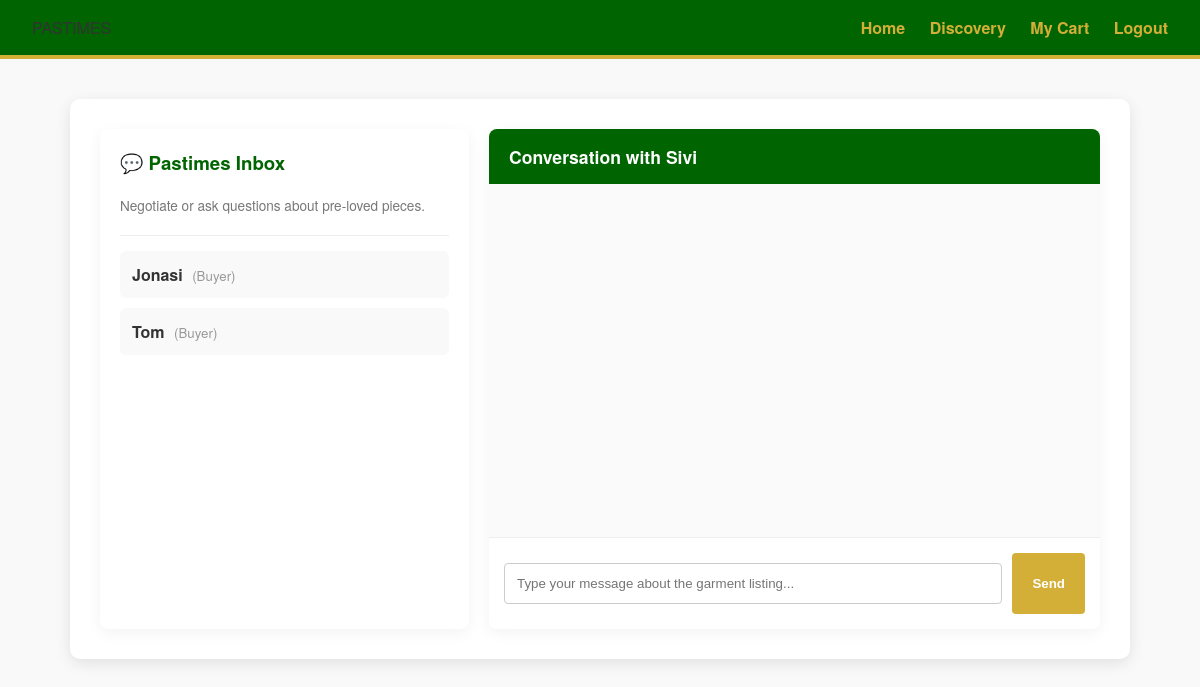
Page /messages.php?chat_with=1 on the committed database.
### tables this page shows
CREATE TABLE `user` (
  `userId` int(11) NOT NULL,
  `userName` varchar(100) DEFAULT NULL,
  `userEmail` varchar(100) DEFAULT NULL,
  `password` varchar(255) DEFAULT NULL,
  `role` enum('Buyer','Seller','Admin') DEFAULT NULL,
  `isVerified` tinyint(1) DEFAULT 0
);

### messages.php (the view, shortened to what this page needs)
<?php
include 'DBConn.php';
$current_user_id = intval($_SESSION['userId']);
$active_chat_user = null;
if (isset($_GET['chat_with'])) {
    $active_chat_user = intval($_GET['chat_with']);
}
?>
<!DOCTYPE html>
<html lang="en">
<head>
    <link rel="stylesheet" href="style.css">
</head>
<body>
    <nav>
        <div class="logo">PASTIMES</div>
        <div>
            <a href="index.php">Home</a>
            <a href="discovery.php">Discovery</a>
            <a href="cart.php">My Cart</a>
            <a href="logout.php">Logout</a>
        </div>
    </nav>
    <div class="container" style="max-width: 1000px; margin-top: 40px; display: flex; gap: 20px;">
        <div
            style="width: 35%; background: white; border-radius: 8px; box-shadow: 0 4px 15px rgba(0,0,0,0.05); padding: 20px; color: #333;">
            <h3 style="margin-top: 0; color: #006400;">💬 Pastimes Inbox</h3>
            <p style="font-size: 0.85em; color: #777; margin-bottom: 20px;">Negotiate or ask questions about pre-loved
                pieces.</p>
            <hr style="border: 0; border-top: 1px solid #eee;">
            <div style="display: flex; flex-direction: column; gap: 10px; margin-top: 15px;">
                <?php
                $inbox_query = "SELECT DISTINCT IF(senderId = $current_user_id, receiverId, senderId) AS chat_partner_id
                                FROM message WHERE senderId = $current_user_id OR receiverId = $current_user_id";
                $inbox_result = mysqli_query($conn, $inbox_query);
                if ($inbox_result && mysqli_num_rows($inbox_result) > 0) {
                    while ($inbox_row = mysqli_fetch_assoc($inbox_result)) {
                        $partner_id = intval($inbox_row['chat_partner_id']);
                        $user_query_str = "SELECT userName, role FROM user WHERE userId = $partner_id";
                        $user_query = mysqli_query($conn, $user_query_str);
                        if ($user_query && $user_row = mysqli_fetch_assoc($user_query)) {
                            $partner_name = $user_row['userName'] ?? 'Marketplace User';
                            $partner_role = $user_row['role'] ?? 'Seller';
                            $is_active = ($active_chat_user == $partner_id) ? "background: #e8f5e9; border-left: 4px solid #006400;" : "background: #f9f9f9;";
                            echo "<a href='messages.php?chat_with=$partner_id' style='text-decoration: none; color: inherit; padding: 12px; border-radius: 6px; display: block; $is_active'>";
                            echo "<strong>" . htmlspecialchars($partner_name) . "</strong> <small style='color: #999; margin-left: 5px;'>($partner_role)</small>";
                            echo "</a>";
                        }
                    }
                } else {
                    echo "<p style='color: #979797; font-size: 0.9em; text-align: center; margin-top: 20px;'>No active chat history found. Start a conversation from an item page!</p>";
                }
                ?>
            </div>
        </div>
        <div
            style="width: 65%; background: white; border-radius: 8px; box-shadow: 0 4px 15px rgba(0,0,0,0.05); display: flex; flex-direction: column; min-height: 500px; color: #333;">
            <?php if ($active_chat_user):
                $partner_meta = mysqli_query($conn, "SELECT userName FROM user WHERE userId = $active_chat_user");
                $active_chat_name = 'User';
                if ($partner_meta && $partner_meta_data = mysqli_fetch_assoc($partner_meta)) {
                    $active_chat_name = $partner_meta_data['userName'] ?? 'User';
                }
            ?>
            <div
                style="background: #006400; color: white; padding: 15px 20px; border-top-left-radius: 8px; border-top-right-radius: 8px;">
                <h3 style="margin: 0; font-size: 1.1em;">Conversation with
                    <?php echo htmlspecialchars($active_chat_name); ?></h3>
            </div>
            <div
                style="flex-grow: 1; padding: 20px; overflow-y: auto; display: flex; flex-direction: column; gap: 12px; background: #fafafa;">
            </div>
            <form method="POST"
                style="padding: 15px; border-top: 1px solid #eee; display: flex; gap: 10px; background: white; border-bottom-left-radius: 8px; border-bottom-right-radius: 8px;">
                <input type="text" name="message_text" required
                    placeholder="Type your message about the garment listing..."
                    style="flex-grow: 1; padding: 12px; border: 1px solid #ccc; border-radius: 4px; outline: none;">
                <button type="submit" name="send_message" class="btn-gold"
                    style="padding: 0 20px; font-weight: bold; border-radius: 4px; border: none; cursor: pointer; background-color: #d4af37; color: white;">Send</button>
            </form>
            <?php endif; ?>
        </div>
    </div>
</body>
</html>

### style.css (style rules this page uses)
:root { --pastimes-green: #006400; --pastimes-gold: #D4AF37; --white: #ffffff; --light-grey: #f9f9f9; }
body { font-family: 'Helvetica Neue', Arial, sans-serif; margin: 0; background-color: var(--light-grey); color: #333; }
nav { background-color: var(--pastimes-green); padding: 1rem 2rem; display: flex; justify-content: space-between; align-items: center; border-bottom: 4px solid var(--pastimes-gold); }
nav a { color: var(--pastimes-gold); text-decoration: none; font-weight: bold; margin-left: 20px; }
.btn-gold { background-color: var(--pastimes-gold); color: var(--pastimes-green); padding: 10px 20px; border: none; border-radius: 5px; cursor: pointer; font-weight: bold; text-decoration: none; display: inline-block; }
.container { max-width: 800px; margin: 40px auto; background: white; padding: 30px; border-radius: 10px; box-shadow: 0 4px 15px rgba(0, 0, 0, 0.1); }
input, select, textarea { width: 100%; padding: 12px; margin: 10px 0; border: 1px solid #ddd; border-radius: 4px; box-sizing: border-box; }

### rows in the picture
user: userName "Jonasi", role "Buyer"
user: userName "Tom", role "Buyer"
user: userName "Sivi"
